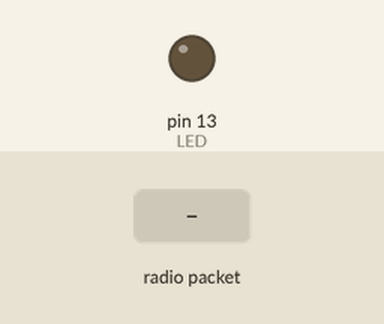
Bench run of a sketch on a simulated Arduino Uno, built with avr-gcc and run on an emulated ATmega328P. On the bench: output pins drawn as LEDs (lit = HIGH). Inputs (shaded band) come from the test bench. No radio packets arrive unless stated; pins used as bus, display or sensor lines are not drawn; what the sketch prints to the serial monitor is not drawn.

Above: at 1.2 s.
1.3 s: radio packet "1" arrives
Timing chart, 0 to 4.3 s (numbered marks = the images above; inputs shaded):
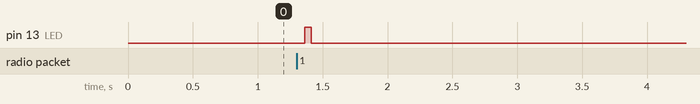

The sketch:

ground_station_code.ino
```cpp
#include <SPI.h>
#include <RH_RF69.h>

// set radio frequency
#define RF69_FREQ     867500000

// specify pins
#define RFM69_CS      6
#define RFM69_INT     9
#define RFM69_RST     10
#define LED           13

RH_RF69 rf69(RFM69_CS, RFM69_INT);

int32_t packetnum = 0; // packet counter

void setup() {
  Serial.begin(9600);

  init_radio_module();
}

void loop() {
 if (rf69.available()) {
    uint8_t buf[50];
    uint8_t len = sizeof(buf);

    if (rf69.recv(buf, &len)) {
      if (!len) return;

      // print received data with added RSSI value
      buf[len] = 0;

      Serial.print("$");
      Serial.print(rf69.lastRssi(), DEC);
      Serial.print(",");
      Serial.print((char*)buf);
      Serial.print("\r\n");

      // send reply
      uint8_t data[] = "ACK";

      rf69.send(data, sizeof(data));
      rf69.waitPacketSent();

      Blink(LED, 50, 1);
    }
  }
}

void Blink(byte PIN, byte DELAY_MS, byte loops) {
  for (byte i = 0;i < loops; i++)  {
    digitalWrite(PIN,HIGH);
    delay(DELAY_MS);
    digitalWrite(PIN,LOW);
    delay(DELAY_MS);
  }
}

void init_radio_module() {
  pinMode(LED, OUTPUT);
  pinMode(RFM69_RST, OUTPUT);
  digitalWrite(RFM69_RST, LOW);

  digitalWrite(RFM69_RST, HIGH);
  delay(10);
  digitalWrite(RFM69_RST, LOW);
  delay(10);

  rf69.init();
  rf69.setFrequency(RF69_FREQ);
  rf69.setTxPower(16, true);  // power range: 14 - 20

  uint8_t key[] = {
                    0x01, 0x02, 0x03, 0x04, 0x05, 0x06, 0x07, 0x08,
                    0x01, 0x02, 0x03, 0x04, 0x05, 0x06, 0x07, 0x08
                  };
  rf69.setEncryptionKey(key);

  pinMode(LED, OUTPUT);
}
```

Measured:
- after the input at 1.3 s, pin 13 (LED): LOW → HIGH after 0.06 s, → LOW 0.05 s later
